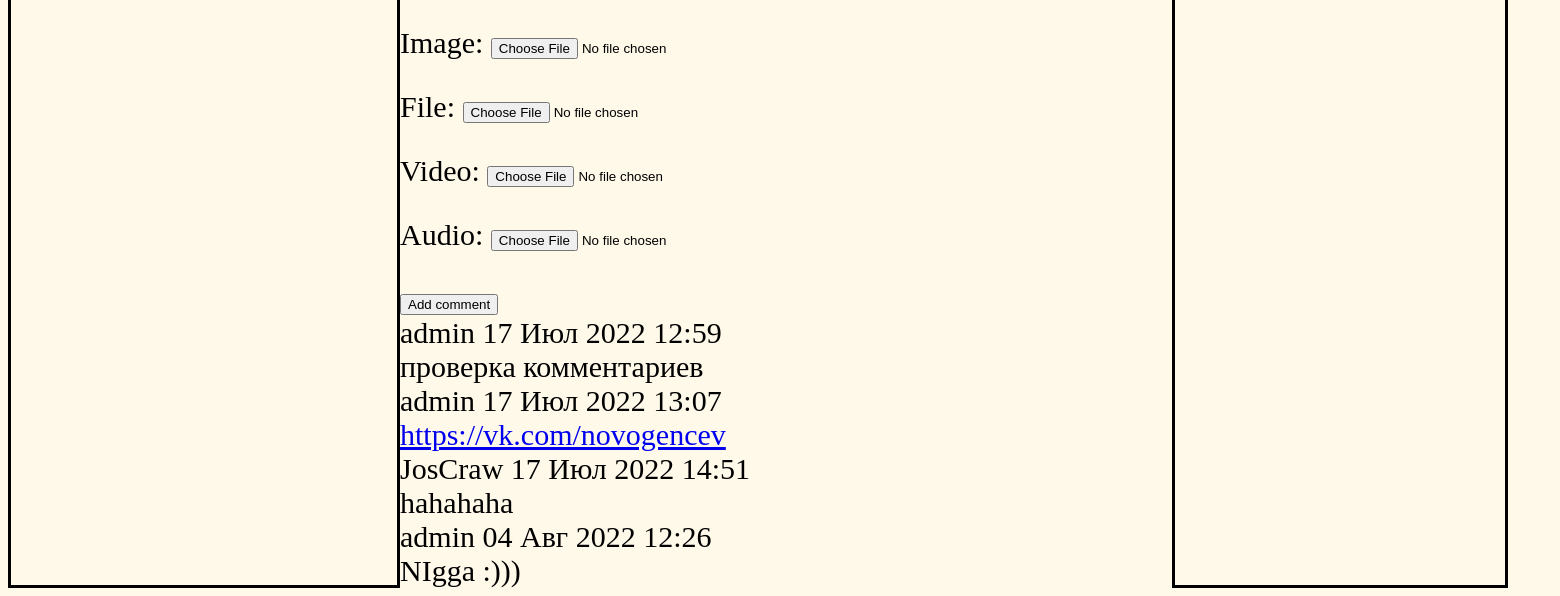
The app's page /1/ (signed in, lower part), older data.
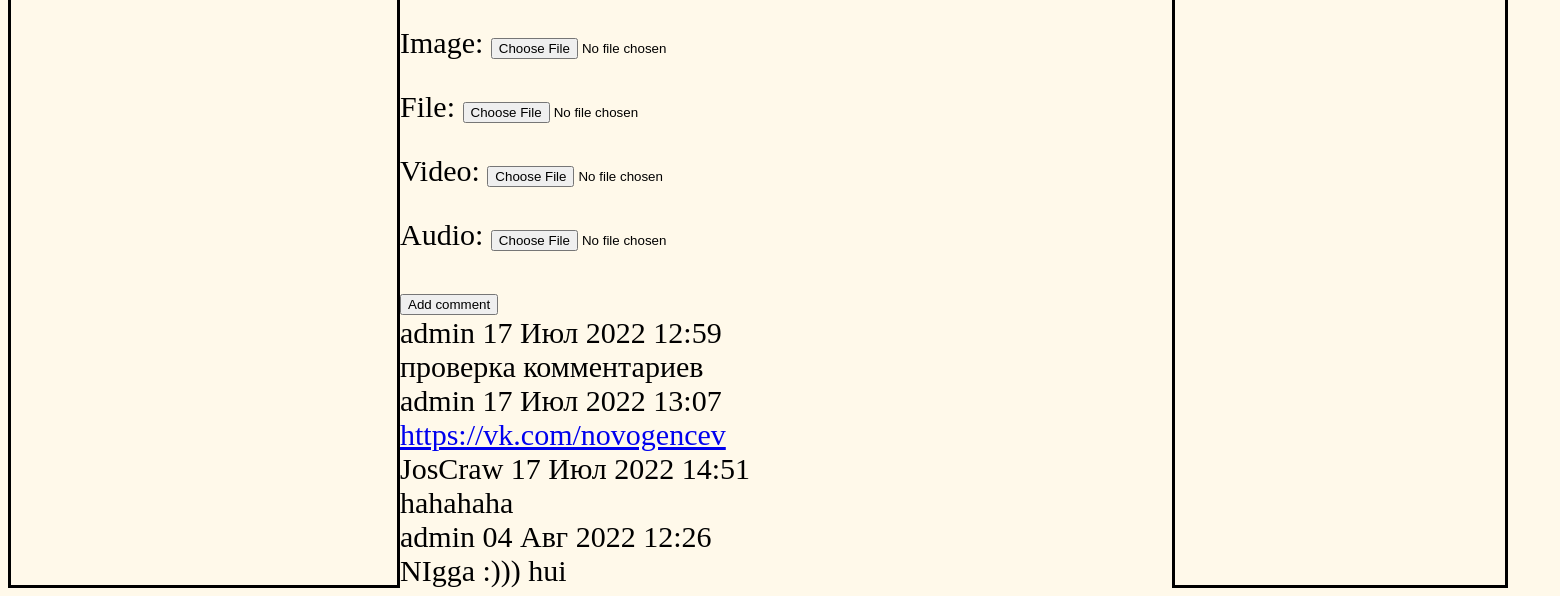
The same page, newer data.
### news/models.py (models this page shows)
class Comment(models.Model):
	post = models.ForeignKey(Post,on_delete=models.CASCADE,null=True)
	content = models.TextField(null=True, blank=False)
	author = models.CharField(max_length=30)
	pubdate = models.DateTimeField(auto_now_add=True, db_index=True)
	image = models.ImageField(upload_to='image/%Y/%m/%d/',blank=True,null=True)
	file = models.FileField(upload_to='files/%Y/%m/%d/',blank=True,null=True)
	video = models.FileField(upload_to='video/%Y/%m/%d/',blank=True,null=True)
	audio = models.FileField(upload_to='audio/%Y/%m/%d/',blank=True,null=True)
	class Meta:
		verbose_name_plural = 'Comments'
		verbose_name = 'Comment'
		ordering = ['pubdate']

### news/views.py (the view)
# urls.py: path('<int:pk>/', detail,name='detail'),
@login_required
def detail(request, pk):
    post = get_object_or_404(Post, pk=pk)
    comments = Comment.objects.filter(post=pk)
    initial= {'post':post.pk}
    initial['author'] = request.user.username
    form_class = CommentForm
    form = form_class(initial=initial)
    if request.method == 'POST' or request.FILES:
    	c_form = form_class(request.POST,request.FILES)
    	if c_form.is_valid():
    		c_form.save()
    	else:
    		form = c_form
    return render(request, 'news/detail.html',{'post':post,'comments':comments,'form':form})

### news/forms.py
class CommentForm(ModelForm):
	class Meta:
		model = Comment
		fields = '__all__'
		widgets = {'post':forms.HiddenInput,'author':forms.HiddenInput}

### news/models.py (called while the page is built)
    def filename(self):
        return os.path.basename(self.file.name)

### news/templates/news/detail.html (shortened to what this page needs)
{% extends "layout/basic.html" %}
{% block content %}
<div>
		{{ post.author }} <a>{{ post.pubdate|date:"d M Y H:i" }}</a><br>
		{{ post.content|urlize }}<br>
		{% if post.video %}
			<video src="{{ post.video.url }}" width="50%" controls="controls"></video><br>
		{% endif %}
		{% if post.audio %}
			<audio src="{{ post.audio.url }}" controls="controls"></audio><br>
		{% endif %}
		{% if post.file %}
			<a href='{{ post.file.url }}'target="-blank" class="link">{{ post.filename }}</a><br>
		{% endif %}
		<form method="post">
			{{ form.as_p }}
			<button type="submit">Add comment</button>
		</form>
		{% if comments %}
			{% for comment in comments %}
				{{ comment.author }} {{ comment.pubdate|date:"d M Y H:i" }}<br>
				{{ comment.content|urlize }}<br>
			{% endfor %}
		{% endif %}
</div>
{% endblock %}

Row changes from the older to the newer data that the page shows:
changed Comment: content "NIgga :)))" → "NIgga :))) hui"
